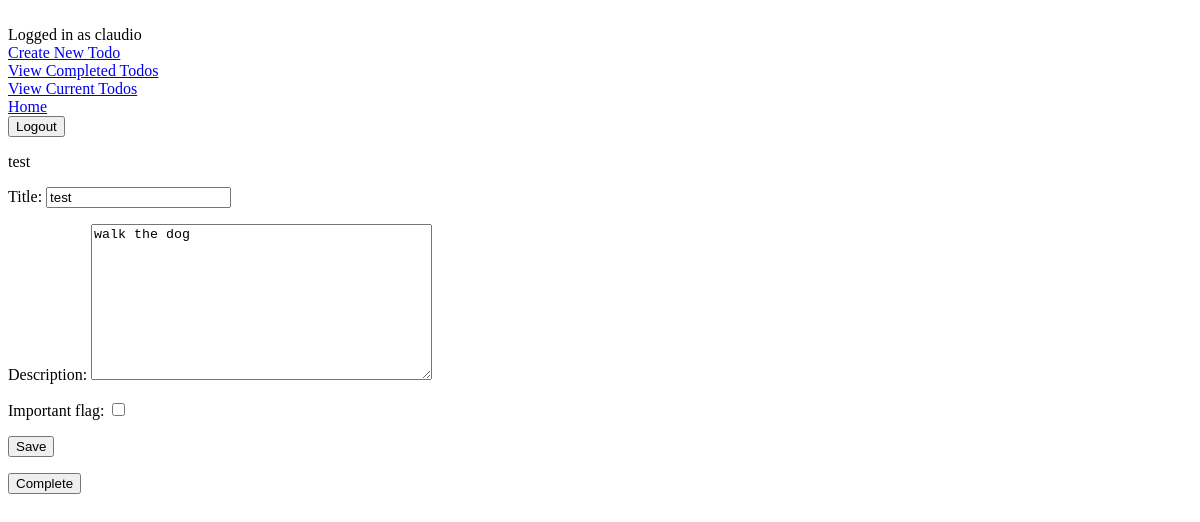
Page /todo/3 (signed in) on the earlier database version.
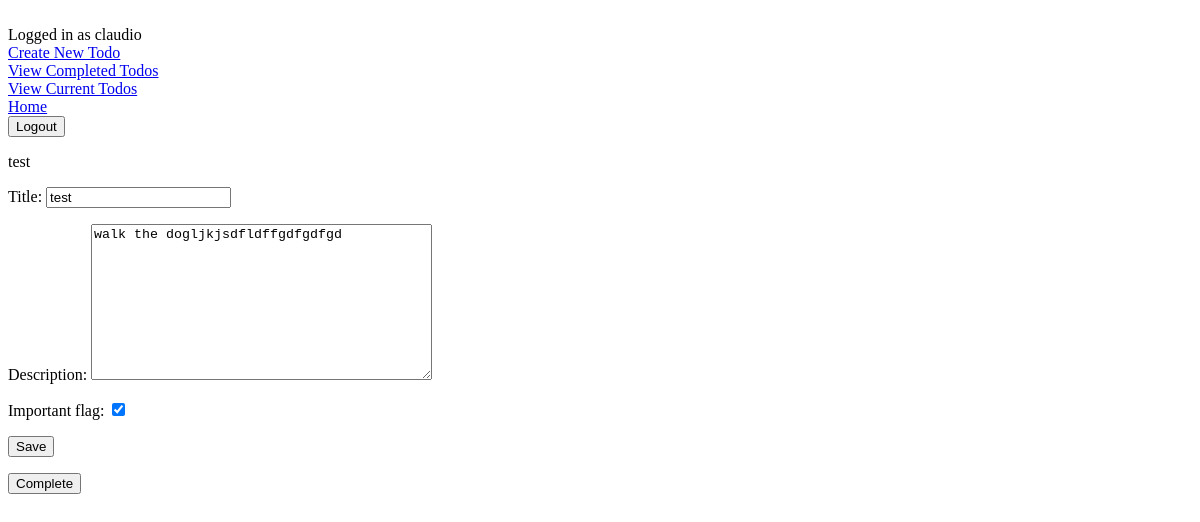
Same page on the later database version.
### todo/models.py (models this page shows, shortened)
class Todo(models.Model):
    title = models.CharField(max_length = 100)
    description = models.TextField(blank=True)
    created = models.DateTimeField(auto_now_add=True)
    complete_date = models.DateField(null=True, blank=True)
    important_flag = models.BooleanField(default=False)
    user = models.ForeignKey(User,on_delete=models.CASCADE, null=True)

### todo/views.py (the view, shortened to what this page needs)
# urls.py: path('todo/<int:todo_pk>' , views.viewtodo, name='viewtodo'),
@login_required
def viewtodo(request, todo_pk):
    todo = get_object_or_404(Todo, pk =todo_pk, user=request.user)
    if request.method == 'GET':
        form = TodoForm(instance=todo)
        return render(request, 'todo/viewtodo.html', {'todo':todo, 'form':form})

### todo/forms.py
class TodoForm(ModelForm):
    class Meta:
        model = Todo
        fields = ['title', 'description' , 'important_flag']

### todo/templates/todo/viewtodo.html (shortened to what this page needs)
{% extends 'todo/base.html' %}
{% block content %}
{{ todo.title }}
<form method="POST">
        {{ form.as_p}}
        <button type="submit">Save</button>
</form>
<form method="POST" action="{% url 'completetodo' todo.id %}">
    <button type="submit">Complete</button>
    </form>
{% endblock %}

### todo/templates/todo/base.html (shortened to what this page needs)
{% if user.is_authenticated %}
Logged in as {{ user.username }}
<a href="{% url 'createtodo' %}">Create New Todo</a> <br>
<a href="{% url 'completedtodos' %}">View Completed Todos</a> <br>
<a href="{% url 'currenttodos' %}">View Current Todos</a> <br>
<a href="{% url 'home' %}">Home</a> <br>
<form action="{% url 'logoutuser' %}" method="POST">
    <button type="submit">Logout</button>
</form>
{% else %}
<a href="{% url 'signupuser' %}">Sign up</a> <br>
<a href="{% url 'loginuser' %}">Log in</a>
{% endif %}
{% block content %} {% endblock %}

Differences in the rows shown:
changed Todo "test": description "walk the dog" → "walk the dogljkjsdfldffgdfgdfgd"; important_flag "☐" → "☑"
